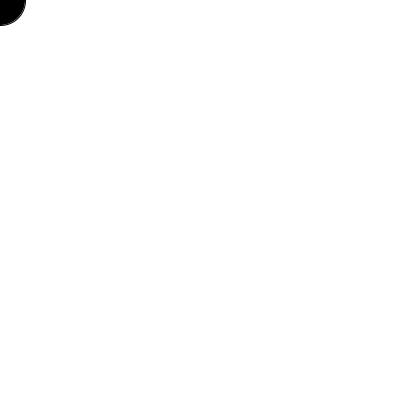
Frame 1 (no input)
Frame 60 (the mouse pressed at the canvas centre just before this capture): identical to frame 1, image omitted
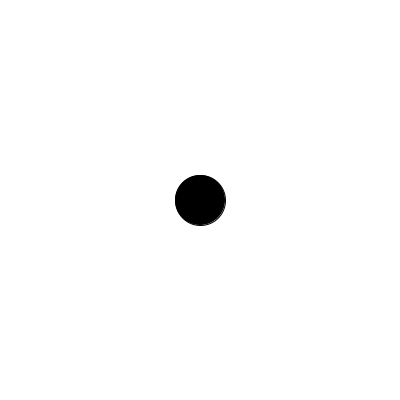
Frame 120 (the mouse held since frame 60 and released just before this capture)

The Processing sketch that drew these frames (run headless with seeded random() and noise(); from frame 60 on, the mouse is pressed at the canvas centre):

// Processing sketch: test
// ── test.pde
void setup() {
  size(400, 400);
  castTypes();
}

void draw() {
  background(255);
  fill(0);
  ellipse(mouseX, mouseY, 50, 50);
}

void castTypes(){
    int data = 10;
    String dataString = str(data);
    float dataFloat = float(data);
    char dataChar = char(data);
    byte dataByte = byte(data);
    println(data);
    println(dataString);
    println(dataFloat);
    println(dataChar);
    println(dataByte);
}
